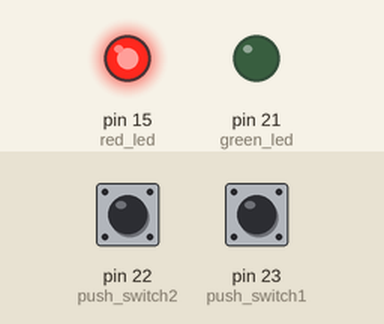
Recording of a sketch running on a simulated Arduino Mega 2560, built with avr-gcc and run on an emulated ATmega2560. On the bench: output pins drawn as LEDs (lit = HIGH). The inputs (shaded band) are chosen by the test bench; at power-on: pin 22 (push_switch2) LOW, pin 23 (push_switch1) LOW.

Above: at 1.57 s.
At 6.31 s:
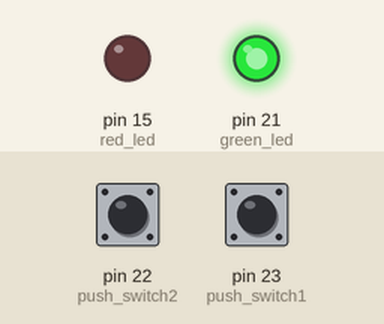
At 9.5 s:
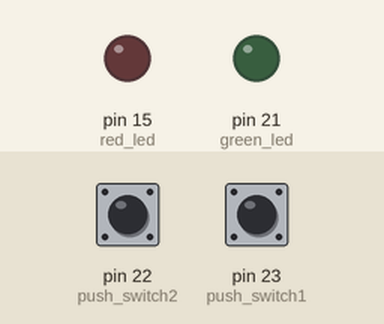
Timing chart, 0 to 16.5 s (numbered marks = the images above):
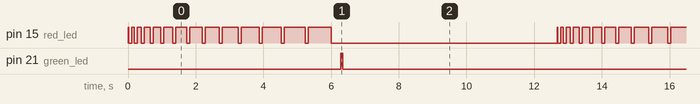

Measured:
- by itself, pin 15 (red_led): moves between LOW and HIGH, repeating every 12.7 s
- by itself, pin 21 (green_led): alternates HIGH for 0.05 s and LOW for 12.6 s
- by itself, everything shown: repeats every 12.7 s, in 30 steps

The sketch:

H00219071_assignment_1_Version_3.ino
```cpp
//Charles Birdsall H00219071//
//B32DG Embedded Systems Assignment1//
//Aduino sequence version 3: simple with switch one input (enable/disable pulses) delays not quite right//
//Please note that this version of the code uses milliseconds instead of micro seconds//

//Establish pins as variables
const int red_led = 15;
const int green_led = 21;
const int push_switch1 = 23;
const int push_switch2 = 22;
//Establish variables
const int a=20;
const int b=90;
const int c=14;
const int d=200;
const int setmode=1;
const int s1=0;
void setup() {
//Establish pins as inputs or outputs
pinMode(green_led, OUTPUT);
pinMode(red_led, OUTPUT);
pinMode(push_switch1, INPUT);
pinMode(push_switch2, INPUT);

}

void loop() {

int i;  //i counts the number of loops
int j;
//Establish 2x variables to read in from the pushswitches
int ps1s = digitalRead(push_switch1);
int ps2s = digitalRead(push_switch2);
if ((s1==0 || s1==2)&& ps1s==LOW){
  goto switch1inactive;}
else if (s1==1){
  goto switch1active;
}


switch1inactive:
  for (i=0; i<c; i=i+1){  //This for loop counts as long as i is below the value of c and incrementally increases it by unity
    digitalWrite(red_led,HIGH); // turn red led on
    delay(a+(i*50)); //create a delay that increases by 50ms with each loop
    digitalWrite(red_led,LOW); //Turn red led off
    delay(b);} // wait the length of B between individual pulses

  if (ps1s==HIGH){
    digitalWrite(s1,1);
    digitalWrite(green_led,HIGH);
  }
  else if (ps1s==LOW){
    digitalWrite(s1,0);
    digitalWrite(green_led,LOW);
  }

  if (i==c){ //when i reaches the value of c
    delay (d); //wait for length d
    digitalWrite(green_led,HIGH);  //turn green led on
    delay (50); //leave green led on for 50ms
    digitalWrite(green_led,LOW);   //turn green led off
    if (s1==2 && ps1s==LOW){
      digitalWrite(s1,0);}

  }

switch1active:
  for (j=0; j<c; j=j+1){  //This for loop counts as long as i is below the value of c and incrementally increases it by unity
    delay((a+(j*50))+b);} //create a delay that increases by 50ms with each loop
  if(i==c){
    delay(d+50);}

  if (ps1s==HIGH){  //if switch 1 is still high set s1 marker to high
    digitalWrite(s1,1);
  }
  else if (ps1s==LOW){ //if switch 1 is low set s1 marker to low
    digitalWrite(s1,2);
    }


}
```
